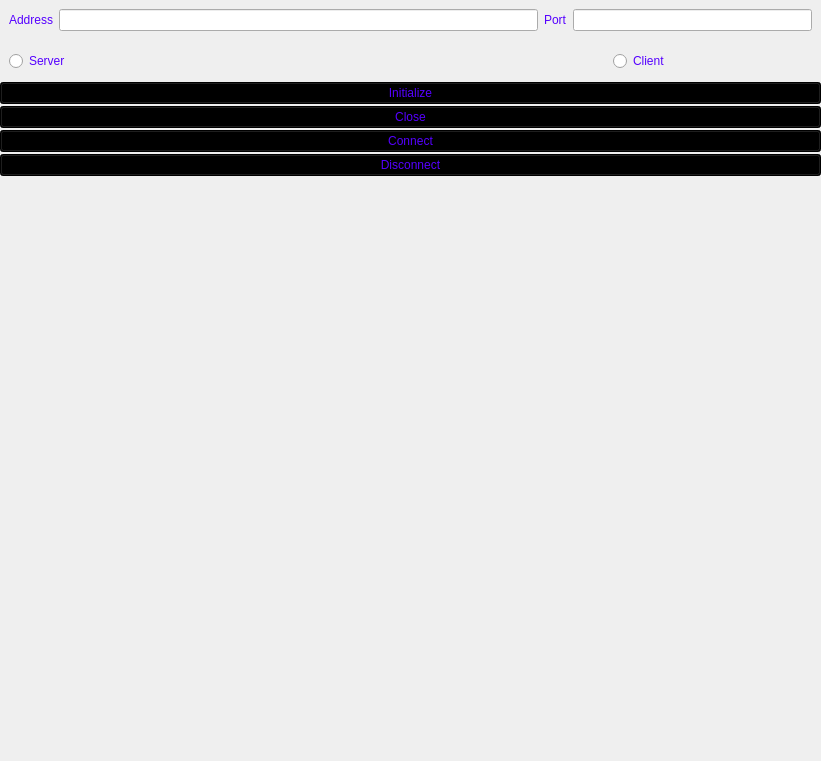
<?xml version="1.0" encoding="UTF-8"?>
<ui version="4.0">
 <class>Interface</class>
 <widget class="QWidget" name="Interface">
  <property name="geometry">
   <rect>
    <x>0</x>
    <y>0</y>
    <width>821</width>
    <height>761</height>
   </rect>
  </property>
  <property name="windowTitle">
   <string>Form</string>
  </property>
  <property name="styleSheet">
   <string notr="true">
</string>
  </property>
  <widget class="QFrame" name="gridFrame">
   <property name="geometry">
    <rect>
     <x>0</x>
     <y>0</y>
     <width>821</width>
     <height>761</height>
    </rect>
   </property>
   <property name="palette">
    <palette>
     <active/>
     <inactive/>
     <disabled/>
    </palette>
   </property>
   <property name="styleSheet">
    <string notr="true">QFrame{background-image: url(:/Chess pieces/ChessSet.jpg);}</string>
   </property>
   <layout class="QVBoxLayout" name="verticalLayout" stretch="0,0,0,0,0,0,2">
    <property name="spacing">
     <number>2</number>
    </property>
    <property name="leftMargin">
     <number>0</number>
    </property>
    <property name="topMargin">
     <number>0</number>
    </property>
    <property name="rightMargin">
     <number>0</number>
    </property>
    <property name="bottomMargin">
     <number>0</number>
    </property>
    <item>
     <widget class="QWidget" name="Addr_Port" native="true">
      <layout class="QHBoxLayout" name="Addrr_Port" stretch="1,20,0,10">
       <item>
        <widget class="QLabel" name="adrLab">
         <property name="palette">
          <palette>
           <active>
            <colorrole role="WindowText">
             <brush brushstyle="SolidPattern">
              <color alpha="255">
               <red>85</red>
               <green>0</green>
               <blue>255</blue>
              </color>
             </brush>
            </colorrole>
           </active>
           <inactive>
            <colorrole role="WindowText">
             <brush brushstyle="SolidPattern">
              <color alpha="255">
               <red>85</red>
               <green>0</green>
               <blue>255</blue>
              </color>
             </brush>
            </colorrole>
           </inactive>
           <disabled>
            <colorrole role="WindowText">
             <brush brushstyle="SolidPattern">
              <color alpha="255">
               <red>165</red>
               <green>167</green>
               <blue>169</blue>
              </color>
             </brush>
            </colorrole>
           </disabled>
          </palette>
         </property>
         <property name="text">
          <string>Address</string>
         </property>
        </widget>
       </item>
       <item>
        <widget class="QLineEdit" name="linAdr"/>
       </item>
       <item>
        <widget class="QLabel" name="laPort">
         <property name="palette">
          <palette>
           <active>
            <colorrole role="WindowText">
             <brush brushstyle="SolidPattern">
              <color alpha="255">
               <red>85</red>
               <green>0</green>
               <blue>255</blue>
              </color>
             </brush>
            </colorrole>
           </active>
           <inactive>
            <colorrole role="WindowText">
             <brush brushstyle="SolidPattern">
              <color alpha="255">
               <red>85</red>
               <green>0</green>
               <blue>255</blue>
              </color>
             </brush>
            </colorrole>
           </inactive>
           <disabled>
            <colorrole role="WindowText">
             <brush brushstyle="SolidPattern">
              <color alpha="255">
               <red>165</red>
               <green>167</green>
               <blue>169</blue>
              </color>
             </brush>
            </colorrole>
           </disabled>
          </palette>
         </property>
         <property name="text">
          <string>Port</string>
         </property>
        </widget>
       </item>
       <item>
        <widget class="QLineEdit" name="linPort"/>
       </item>
      </layout>
     </widget>
    </item>
    <item>
     <widget class="QWidget" name="Serv_Clint" native="true">
      <layout class="QHBoxLayout" name="horizontalLayout_3" stretch="3,6,3">
       <item>
        <widget class="QRadioButton" name="servButt">
         <property name="palette">
          <palette>
           <active>
            <colorrole role="WindowText">
             <brush brushstyle="SolidPattern">
              <color alpha="255">
               <red>85</red>
               <green>0</green>
               <blue>255</blue>
              </color>
             </brush>
            </colorrole>
           </active>
           <inactive>
            <colorrole role="WindowText">
             <brush brushstyle="SolidPattern">
              <color alpha="255">
               <red>85</red>
               <green>0</green>
               <blue>255</blue>
              </color>
             </brush>
            </colorrole>
           </inactive>
           <disabled>
            <colorrole role="WindowText">
             <brush brushstyle="SolidPattern">
              <color alpha="255">
               <red>165</red>
               <green>167</green>
               <blue>169</blue>
              </color>
             </brush>
            </colorrole>
           </disabled>
          </palette>
         </property>
         <property name="autoFillBackground">
          <bool>false</bool>
         </property>
         <property name="text">
          <string>Server</string>
         </property>
        </widget>
       </item>
       <item>
        <spacer name="horizontalSpacer_2">
         <property name="orientation">
          <enum>Qt::Horizontal</enum>
         </property>
         <property name="sizeHint" stdset="0">
          <size>
           <width>40</width>
           <height>20</height>
          </size>
         </property>
        </spacer>
       </item>
       <item>
        <widget class="QRadioButton" name="clintButt">
         <property name="palette">
          <palette>
           <active>
            <colorrole role="WindowText">
             <brush brushstyle="SolidPattern">
              <color alpha="255">
               <red>85</red>
               <green>0</green>
               <blue>255</blue>
              </color>
             </brush>
            </colorrole>
           </active>
           <inactive>
            <colorrole role="WindowText">
             <brush brushstyle="SolidPattern">
              <color alpha="255">
               <red>85</red>
               <green>0</green>
               <blue>255</blue>
              </color>
             </brush>
            </colorrole>
           </inactive>
           <disabled>
            <colorrole role="WindowText">
             <brush brushstyle="SolidPattern">
              <color alpha="255">
               <red>165</red>
               <green>167</green>
               <blue>169</blue>
              </color>
             </brush>
            </colorrole>
           </disabled>
          </palette>
         </property>
         <property name="autoFillBackground">
          <bool>false</bool>
         </property>
         <property name="text">
          <string>Client</string>
         </property>
        </widget>
       </item>
      </layout>
     </widget>
    </item>
    <item>
     <widget class="QPushButton" name="Start">
      <property name="palette">
       <palette>
        <active>
         <colorrole role="Button">
          <brush brushstyle="SolidPattern">
           <color alpha="255">
            <red>0</red>
            <green>0</green>
            <blue>0</blue>
           </color>
          </brush>
         </colorrole>
         <colorrole role="ButtonText">
          <brush brushstyle="SolidPattern">
           <color alpha="255">
            <red>85</red>
            <green>0</green>
            <blue>255</blue>
           </color>
          </brush>
         </colorrole>
         <colorrole role="Base">
          <brush brushstyle="SolidPattern">
           <color alpha="255">
            <red>0</red>
            <green>0</green>
            <blue>0</blue>
           </color>
          </brush>
         </colorrole>
         <colorrole role="Window">
          <brush brushstyle="SolidPattern">
           <color alpha="255">
            <red>0</red>
            <green>0</green>
            <blue>0</blue>
           </color>
          </brush>
         </colorrole>
        </active>
        <inactive>
         <colorrole role="Button">
          <brush brushstyle="SolidPattern">
           <color alpha="255">
            <red>0</red>
            <green>0</green>
            <blue>0</blue>
           </color>
          </brush>
         </colorrole>
         <colorrole role="ButtonText">
          <brush brushstyle="SolidPattern">
           <color alpha="255">
            <red>85</red>
            <green>0</green>
            <blue>255</blue>
           </color>
          </brush>
         </colorrole>
         <colorrole role="Base">
          <brush brushstyle="SolidPattern">
           <color alpha="255">
            <red>0</red>
            <green>0</green>
            <blue>0</blue>
           </color>
          </brush>
         </colorrole>
         <colorrole role="Window">
          <brush brushstyle="SolidPattern">
           <color alpha="255">
            <red>0</red>
            <green>0</green>
            <blue>0</blue>
           </color>
          </brush>
         </colorrole>
        </inactive>
        <disabled>
         <colorrole role="Button">
          <brush brushstyle="SolidPattern">
           <color alpha="255">
            <red>0</red>
            <green>0</green>
            <blue>0</blue>
           </color>
          </brush>
         </colorrole>
         <colorrole role="ButtonText">
          <brush brushstyle="SolidPattern">
           <color alpha="255">
            <red>165</red>
            <green>167</green>
            <blue>169</blue>
           </color>
          </brush>
         </colorrole>
         <colorrole role="Base">
          <brush brushstyle="SolidPattern">
           <color alpha="255">
            <red>0</red>
            <green>0</green>
            <blue>0</blue>
           </color>
          </brush>
         </colorrole>
         <colorrole role="Window">
          <brush brushstyle="SolidPattern">
           <color alpha="255">
            <red>0</red>
            <green>0</green>
            <blue>0</blue>
           </color>
          </brush>
         </colorrole>
        </disabled>
       </palette>
      </property>
      <property name="autoFillBackground">
       <bool>false</bool>
      </property>
      <property name="styleSheet">
       <string notr="true">QPushButton{background-color: rgb(0, 0, 0)}</string>
      </property>
      <property name="text">
       <string>Initialize</string>
      </property>
      <property name="flat">
       <bool>false</bool>
      </property>
     </widget>
    </item>
    <item>
     <widget class="QPushButton" name="Stop">
      <property name="palette">
       <palette>
        <active>
         <colorrole role="Button">
          <brush brushstyle="SolidPattern">
           <color alpha="255">
            <red>0</red>
            <green>0</green>
            <blue>0</blue>
           </color>
          </brush>
         </colorrole>
         <colorrole role="ButtonText">
          <brush brushstyle="SolidPattern">
           <color alpha="255">
            <red>85</red>
            <green>0</green>
            <blue>255</blue>
           </color>
          </brush>
         </colorrole>
         <colorrole role="Base">
          <brush brushstyle="SolidPattern">
           <color alpha="255">
            <red>0</red>
            <green>0</green>
            <blue>0</blue>
           </color>
          </brush>
         </colorrole>
         <colorrole role="Window">
          <brush brushstyle="SolidPattern">
           <color alpha="255">
            <red>0</red>
            <green>0</green>
            <blue>0</blue>
           </color>
          </brush>
         </colorrole>
        </active>
        <inactive>
         <colorrole role="Button">
          <brush brushstyle="SolidPattern">
           <color alpha="255">
            <red>0</red>
            <green>0</green>
            <blue>0</blue>
           </color>
          </brush>
         </colorrole>
         <colorrole role="ButtonText">
          <brush brushstyle="SolidPattern">
           <color alpha="255">
            <red>85</red>
            <green>0</green>
            <blue>255</blue>
           </color>
          </brush>
         </colorrole>
         <colorrole role="Base">
          <brush brushstyle="SolidPattern">
           <color alpha="255">
            <red>0</red>
            <green>0</green>
            <blue>0</blue>
           </color>
          </brush>
         </colorrole>
         <colorrole role="Window">
          <brush brushstyle="SolidPattern">
           <color alpha="255">
            <red>0</red>
            <green>0</green>
            <blue>0</blue>
           </color>
          </brush>
         </colorrole>
        </inactive>
        <disabled>
         <colorrole role="Button">
          <brush brushstyle="SolidPattern">
           <color alpha="255">
            <red>0</red>
            <green>0</green>
            <blue>0</blue>
           </color>
          </brush>
         </colorrole>
         <colorrole role="ButtonText">
          <brush brushstyle="SolidPattern">
           <color alpha="255">
            <red>165</red>
            <green>167</green>
            <blue>169</blue>
           </color>
          </brush>
         </colorrole>
         <colorrole role="Base">
          <brush brushstyle="SolidPattern">
           <color alpha="255">
            <red>0</red>
            <green>0</green>
            <blue>0</blue>
           </color>
          </brush>
         </colorrole>
         <colorrole role="Window">
          <brush brushstyle="SolidPattern">
           <color alpha="255">
            <red>0</red>
            <green>0</green>
            <blue>0</blue>
           </color>
          </brush>
         </colorrole>
        </disabled>
       </palette>
      </property>
      <property name="autoFillBackground">
       <bool>false</bool>
      </property>
      <property name="styleSheet">
       <string notr="true">QPushButton{background-color: rgb(0, 0, 0)}</string>
      </property>
      <property name="text">
       <string>Close</string>
      </property>
      <property name="flat">
       <bool>false</bool>
      </property>
     </widget>
    </item>
    <item>
     <widget class="QPushButton" name="connButt">
      <property name="palette">
       <palette>
        <active>
         <colorrole role="Button">
          <brush brushstyle="SolidPattern">
           <color alpha="255">
            <red>0</red>
            <green>0</green>
            <blue>0</blue>
           </color>
          </brush>
         </colorrole>
         <colorrole role="ButtonText">
          <brush brushstyle="SolidPattern">
           <color alpha="255">
            <red>85</red>
            <green>0</green>
            <blue>255</blue>
           </color>
          </brush>
         </colorrole>
         <colorrole role="Base">
          <brush brushstyle="SolidPattern">
           <color alpha="255">
            <red>0</red>
            <green>0</green>
            <blue>0</blue>
           </color>
          </brush>
         </colorrole>
         <colorrole role="Window">
          <brush brushstyle="SolidPattern">
           <color alpha="255">
            <red>0</red>
            <green>0</green>
            <blue>0</blue>
           </color>
          </brush>
         </colorrole>
        </active>
        <inactive>
         <colorrole role="Button">
          <brush brushstyle="SolidPattern">
           <color alpha="255">
            <red>0</red>
            <green>0</green>
            <blue>0</blue>
           </color>
          </brush>
         </colorrole>
         <colorrole role="ButtonText">
          <brush brushstyle="SolidPattern">
           <color alpha="255">
            <red>85</red>
            <green>0</green>
            <blue>255</blue>
           </color>
          </brush>
         </colorrole>
         <colorrole role="Base">
          <brush brushstyle="SolidPattern">
           <color alpha="255">
            <red>0</red>
            <green>0</green>
            <blue>0</blue>
           </color>
          </brush>
         </colorrole>
         <colorrole role="Window">
          <brush brushstyle="SolidPattern">
           <color alpha="255">
            <red>0</red>
            <green>0</green>
            <blue>0</blue>
           </color>
          </brush>
         </colorrole>
        </inactive>
        <disabled>
         <colorrole role="Button">
          <brush brushstyle="SolidPattern">
           <color alpha="255">
            <red>0</red>
            <green>0</green>
            <blue>0</blue>
           </color>
          </brush>
         </colorrole>
         <colorrole role="ButtonText">
          <brush brushstyle="SolidPattern">
           <color alpha="255">
            <red>165</red>
            <green>167</green>
            <blue>169</blue>
           </color>
          </brush>
         </colorrole>
         <colorrole role="Base">
          <brush brushstyle="SolidPattern">
           <color alpha="255">
            <red>0</red>
            <green>0</green>
            <blue>0</blue>
           </color>
          </brush>
         </colorrole>
         <colorrole role="Window">
          <brush brushstyle="SolidPattern">
           <color alpha="255">
            <red>0</red>
            <green>0</green>
            <blue>0</blue>
           </color>
          </brush>
         </colorrole>
        </disabled>
       </palette>
      </property>
      <property name="autoFillBackground">
       <bool>false</bool>
      </property>
      <property name="styleSheet">
       <string notr="true">QPushButton{background-color: rgb(0, 0, 0);}</string>
      </property>
      <property name="text">
       <string>Connect</string>
      </property>
      <property name="flat">
       <bool>false</bool>
      </property>
     </widget>
    </item>
    <item>
     <widget class="QPushButton" name="DiscButt">
      <property name="palette">
       <palette>
        <active>
         <colorrole role="Button">
          <brush brushstyle="SolidPattern">
           <color alpha="255">
            <red>0</red>
            <green>0</green>
            <blue>0</blue>
           </color>
          </brush>
         </colorrole>
         <colorrole role="ButtonText">
          <brush brushstyle="SolidPattern">
           <color alpha="255">
            <red>85</red>
            <green>0</green>
            <blue>255</blue>
           </color>
          </brush>
         </colorrole>
         <colorrole role="Base">
          <brush brushstyle="SolidPattern">
           <color alpha="255">
            <red>0</red>
            <green>0</green>
            <blue>0</blue>
           </color>
          </brush>
         </colorrole>
         <colorrole role="Window">
          <brush brushstyle="SolidPattern">
           <color alpha="255">
            <red>0</red>
            <green>0</green>
            <blue>0</blue>
           </color>
          </brush>
         </colorrole>
        </active>
        <inactive>
         <colorrole role="Button">
          <brush brushstyle="SolidPattern">
           <color alpha="255">
            <red>0</red>
            <green>0</green>
            <blue>0</blue>
           </color>
          </brush>
         </colorrole>
         <colorrole role="ButtonText">
          <brush brushstyle="SolidPattern">
           <color alpha="255">
            <red>85</red>
            <green>0</green>
            <blue>255</blue>
           </color>
          </brush>
         </colorrole>
         <colorrole role="Base">
          <brush brushstyle="SolidPattern">
           <color alpha="255">
            <red>0</red>
            <green>0</green>
            <blue>0</blue>
           </color>
          </brush>
         </colorrole>
         <colorrole role="Window">
          <brush brushstyle="SolidPattern">
           <color alpha="255">
            <red>0</red>
            <green>0</green>
            <blue>0</blue>
           </color>
          </brush>
         </colorrole>
        </inactive>
        <disabled>
         <colorrole role="Button">
          <brush brushstyle="SolidPattern">
           <color alpha="255">
            <red>0</red>
            <green>0</green>
            <blue>0</blue>
           </color>
          </brush>
         </colorrole>
         <colorrole role="ButtonText">
          <brush brushstyle="SolidPattern">
           <color alpha="255">
            <red>165</red>
            <green>167</green>
            <blue>169</blue>
           </color>
          </brush>
         </colorrole>
         <colorrole role="Base">
          <brush brushstyle="SolidPattern">
           <color alpha="255">
            <red>0</red>
            <green>0</green>
            <blue>0</blue>
           </color>
          </brush>
         </colorrole>
         <colorrole role="Window">
          <brush brushstyle="SolidPattern">
           <color alpha="255">
            <red>0</red>
            <green>0</green>
            <blue>0</blue>
           </color>
          </brush>
         </colorrole>
        </disabled>
       </palette>
      </property>
      <property name="autoFillBackground">
       <bool>false</bool>
      </property>
      <property name="styleSheet">
       <string notr="true">QPushButton{background-color: rgb(0, 0, 0);}</string>
      </property>
      <property name="text">
       <string>Disconnect</string>
      </property>
      <property name="flat">
       <bool>false</bool>
      </property>
     </widget>
    </item>
    <item>
     <layout class="QHBoxLayout" name="horizontalLayout_4">
      <item>
       <layout class="QHBoxLayout" name="horizontalLayout_5">
        <item>
         <spacer name="verticalSpacer">
          <property name="orientation">
           <enum>Qt::Vertical</enum>
          </property>
          <property name="sizeHint" stdset="0">
           <size>
            <width>20</width>
            <height>40</height>
           </size>
          </property>
         </spacer>
        </item>
       </layout>
      </item>
     </layout>
    </item>
   </layout>
  </widget>
 </widget>
 <resources/>
 <connections/>
</ui>
